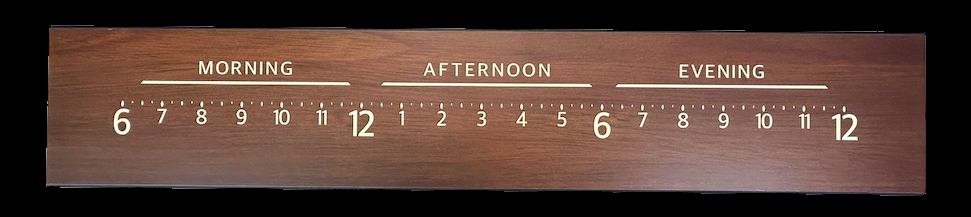
#> input picture CT4018W_face.png, 971 x 217 px
$ python -i build_clock.py   (imports and definitions only)
#> lines starting #> are read from the running program, lines starting #| are printed output that depends on the picture; after the words box and inside, x2 and y2 are one past the last pixel; in counts of white or black regions, pixels touching at a corner belong together
#!/usr/bin/python3
import argparse, base64, io, os, sys, json, re, threading, webbrowser, time

# Auto-bumped every build: YYYYMMDD.HHMMSS — ensures SW cache invalidates without manual version edits
BUILD_VERSION = float(time.strftime('%Y%m%d.%H%M%S'))
CAL_MAJOR = 14  # Bump this when cal JSON format changes (forces recalibration)

# [1 line not run here, left out]
try:
    from PIL import Image
    from http.server import HTTPServer, BaseHTTPRequestHandler
except ImportError as e:
    sys.exit(f"Missing dependency: {e}. Run: pip install pillow")

# --- Shopify & App Config ---
SHOPIFY_SHOP    = os.environ.get('SHOPIFY_SHOP_NAME', 'linear-clockworks.myshopify.com')
SHOPIFY_TOKEN   = os.environ.get('SHOPIFY_ACCESS_TOKEN', '')
SHOPIFY_API_VER = '2024-01'
GA_MEASUREMENT_ID = 'G-MF3BXB0T7M'  # Google Analytics 4 — set '' to disable

# All pct-based values (0-100). nudge6am/3pm/Mid estimated from product photo pixel positions.
DEFAULTS = {
    "rotation": 0.14,
    "trackYFrac": 38.0,
    "nudge6am": 5.5,
    "nudge3pm": 50.0,
    "nudgeMid": 92.0,
    "ptrRatio": 47.0,
    "nudgeDotsY": 31.0,
    "nudgePtrLumeY": 32.0,
    "ptrNudgeX": -1.2,
    "demoSpeed": 2.3,
    "nightDim": 0.46,
    "version": BUILD_VERSION
}
TEMPLATE = os.path.join(os.path.dirname(__file__), 'clock_template.html')
REQ_HEADERS = {'User-Agent': 'Mozilla/5.0 (Macintosh; Intel Mac OS X 10_15_7)'}

# [44 lines left out: functions shopify_graphql, find_product_by_sku, not called in this run]

def get_friendly_name(title):
    name = re.split(r'[:|,]', title)[0].strip()
    return re.sub(r'[^\w\s-]', '', name).replace(' ', '-')

def straightening_process(img):
    import numpy as np
    import cv2
    print("  [OpenCV] Leveling wood grain horizon...")
    cv_img = cv2.cvtColor(np.array(img), cv2.COLOR_RGB2BGR)
#> cv_img is the input picture: shape (217, 971, 3); mean B, G, R 55, 64.4, 89.8
    gray = cv2.cvtColor(cv_img, cv2.COLOR_BGR2GRAY)
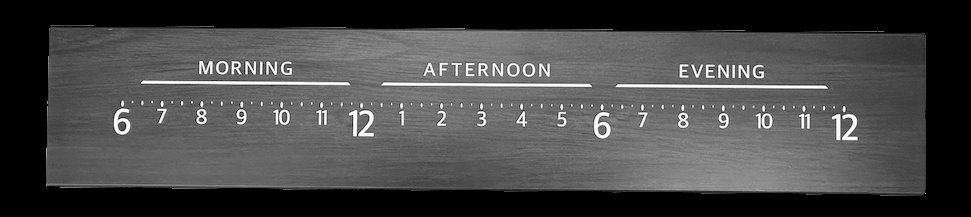
#> gray: shape (217, 971); min 0, max 255, mean 70.9
    edges = cv2.Canny(gray, 50, 150)
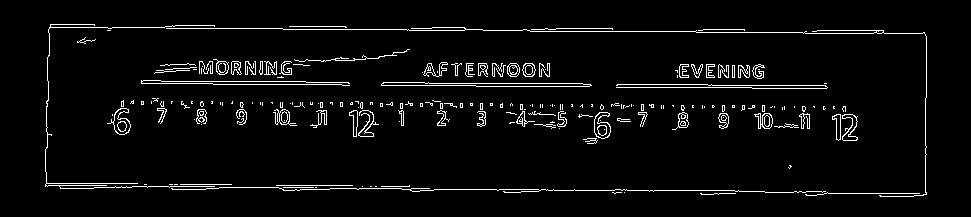
#> edges: shape (217, 971); 4.2% white in thin lines or dots, all inside (x1, y1, x2, y2) = (45, 24, 927, 197)
    lines = cv2.HoughLinesP(edges, 1, np.pi/180, 100, minLineLength=100, maxLineGap=10)
#> lines = 17 rows, first 6: [425, 83, 582, 83], [166, 28, 282, 28], [708, 85, 825, 85], [213, 84, 341, 84], [601, 190, 738, 190], [283, 29, 408, 29]
    if lines is None: return img
    angles = [np.degrees(np.arctan2(l[0][3]-l[0][1], l[0][2]-l[0][0])) for l in lines]
#> angles = [0, 0, 0, 0, 0, 0, 0, 0, 0.971, 0, 0, -89.49, 0, 0, 0, 0, 0]
#> (the run stopped early here; a loop or call above may not have finished)

$ run again, on LCK-1033_face.png
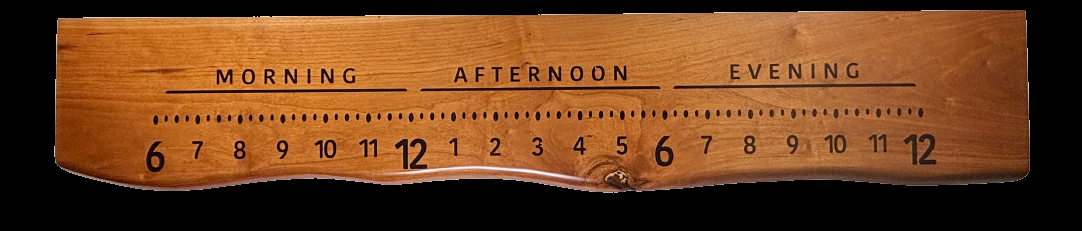
#> input picture LCK-1033_face.png, 1082 x 231 px
#> in straightening_process, cv_img is the input picture: shape (231, 1082, 3); mean B, G, R 31, 65.9, 111.8
#> in straightening_process, `gray = cv2.cvtColor(cv_img, cv2.COLOR_BGR2GRAY)`:
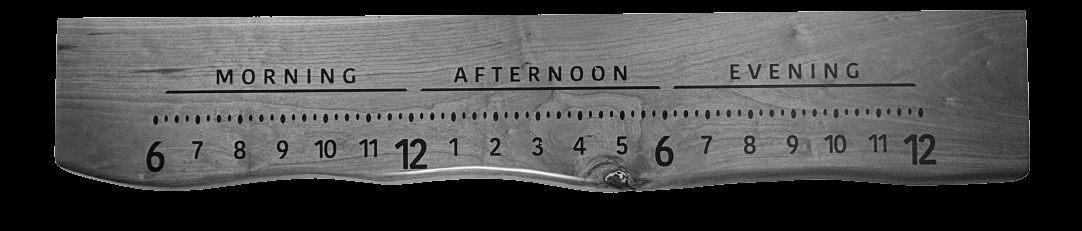
#> gray: shape (231, 1082); min 0, max 250, mean 75.6
#> in straightening_process, `edges = cv2.Canny(gray, 50, 150)`:
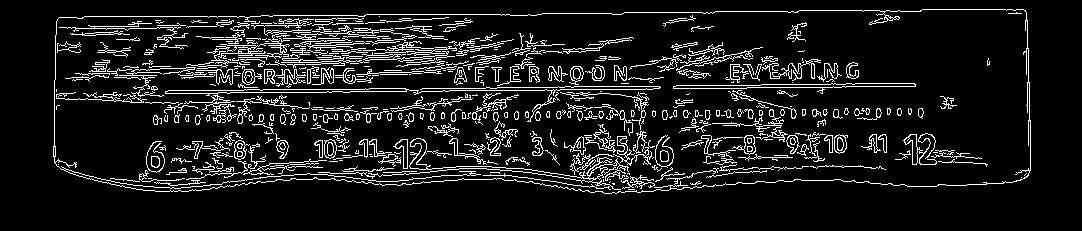
#> edges: shape (231, 1082); 10.2% white in thin lines or dots, all inside (x1, y1, x2, y2) = (53, 9, 1031, 194)
#> lines = 33 rows, first 6: [175, 93, 288, 92], [794, 84, 907, 83], [462, 112, 624, 117], [194, 76, 346, 73], [741, 11, 854, 10], [197, 36, 369, 60]
#> angles = 33 values, max 10.76 at index 14, min -6.68 at index 27, mean 0.752

$ run again, on LCK-1040_face.png
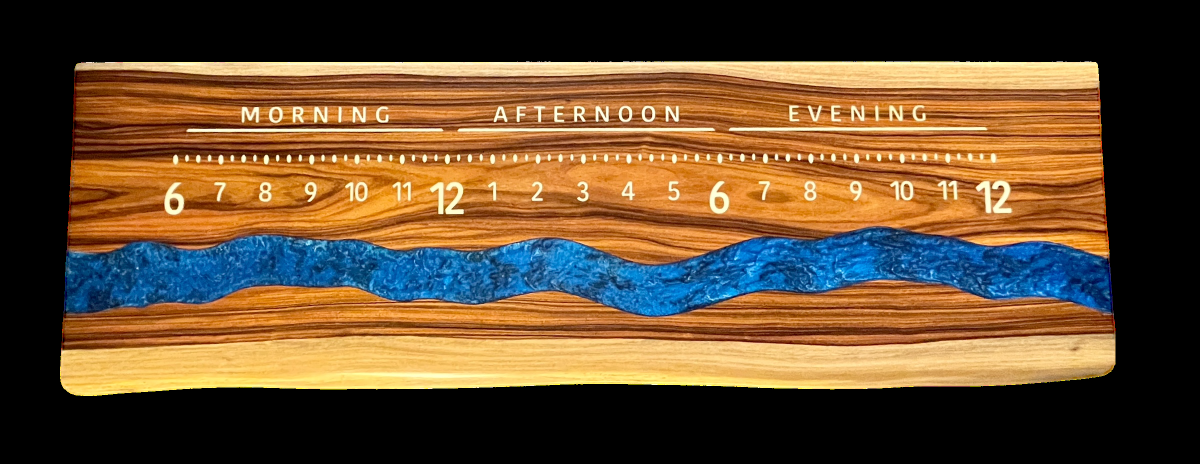
#> input picture LCK-1040_face.png, 2400 x 928 px (shown at 1/2 size)
#> in straightening_process, cv_img is the input picture: shape (928, 2400, 3); mean B, G, R 49.1, 76.8, 102.1
#> in straightening_process, `gray = cv2.cvtColor(cv_img, cv2.COLOR_BGR2GRAY)`:
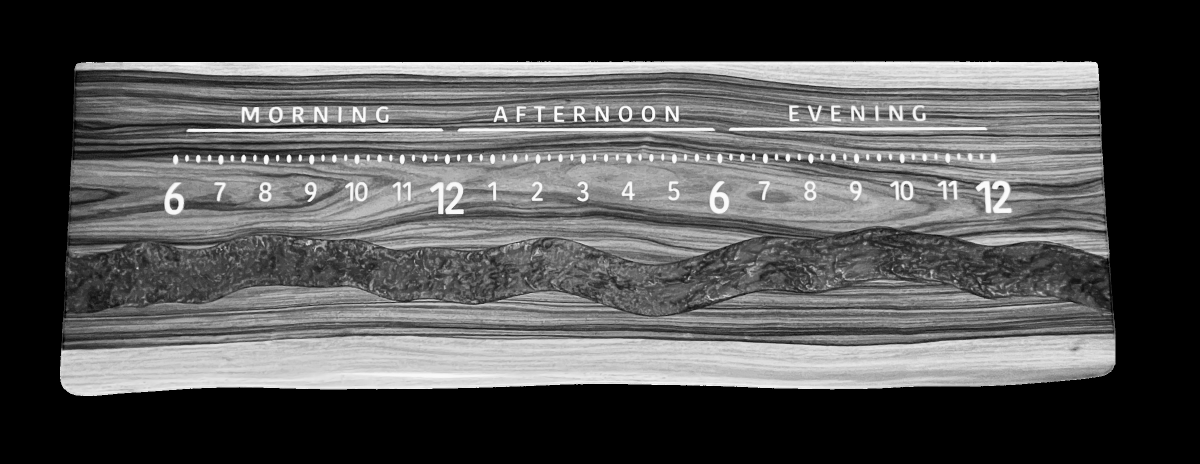
#> gray: shape (928, 2400) (shown at 1/2 size); min 0, max 255, mean 81.2
#> in straightening_process, `edges = cv2.Canny(gray, 50, 150)`:
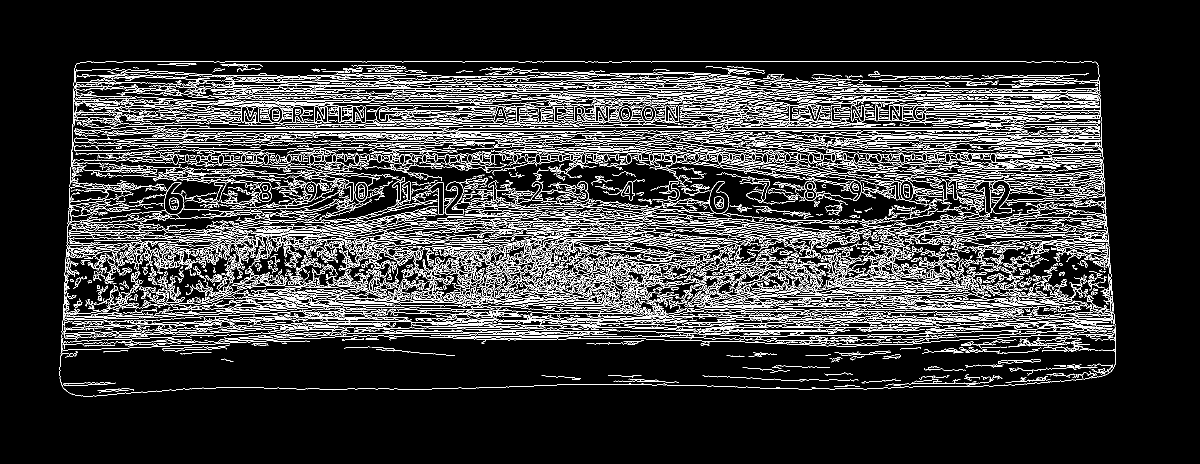
#> edges: shape (928, 2400) (shown at 1/2 size); 12.3% white in thin lines or dots, all inside (x1, y1, x2, y2) = (119, 122, 2232, 793)
#> lines = 308 rows, first 6: [450, 123, 1036, 123], [679, 649, 787, 648], [843, 212, 958, 212], [1328, 605, 1488, 605], [668, 197, 922, 197], [1000, 511, 1254, 529]
#> angles = 308 values, max 15.88 at index 77, min -13.74 at index 64, mean 0.867

$ run again, on LCK-1046_face.png
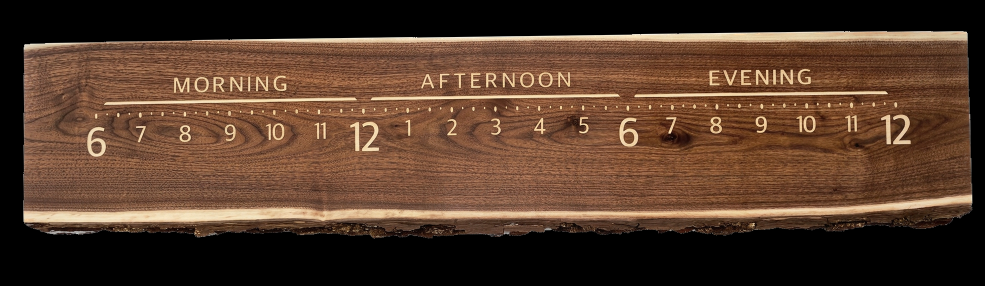
#> input picture LCK-1046_face.png, 1970 x 572 px (shown at 1/2 size)
#> in straightening_process, cv_img is the input picture: shape (572, 1970, 3); mean B, G, R 42, 58.5, 84.2
#> in straightening_process, `gray = cv2.cvtColor(cv_img, cv2.COLOR_BGR2GRAY)`:
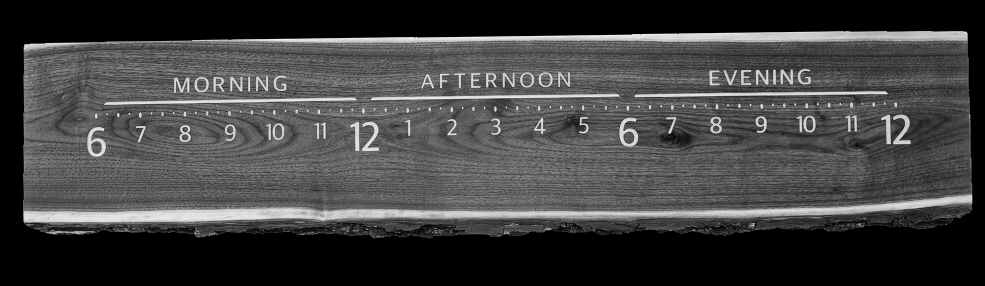
#> gray: shape (572, 1970) (shown at 1/2 size); min 0, max 255, mean 64.3
#> in straightening_process, `edges = cv2.Canny(gray, 50, 150)`:
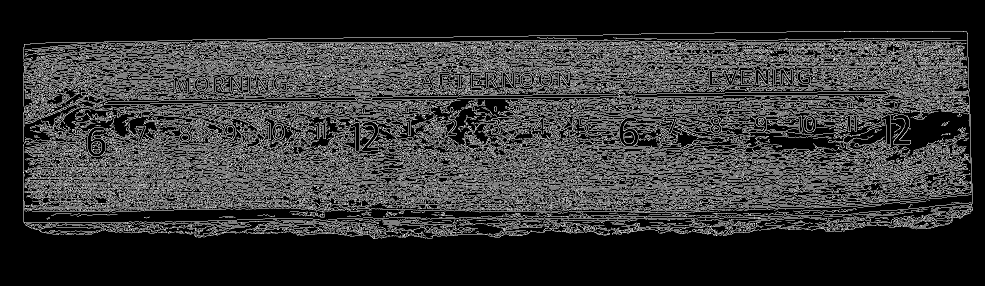
#> edges: shape (572, 1970) (shown at 1/2 size); 20.8% white in thin lines or dots, all inside (x1, y1, x2, y2) = (46, 62, 1946, 478)
#> lines = 642 rows, first 6: [1422, 87, 1583, 87], [908, 125, 1009, 127], [1734, 350, 1842, 346], [1432, 143, 1585, 143], [63, 348, 441, 341], [256, 357, 459, 357]
#> angles = 642 values, max 14.81 at index 309, min -10.87 at index 580, mean 0.722
